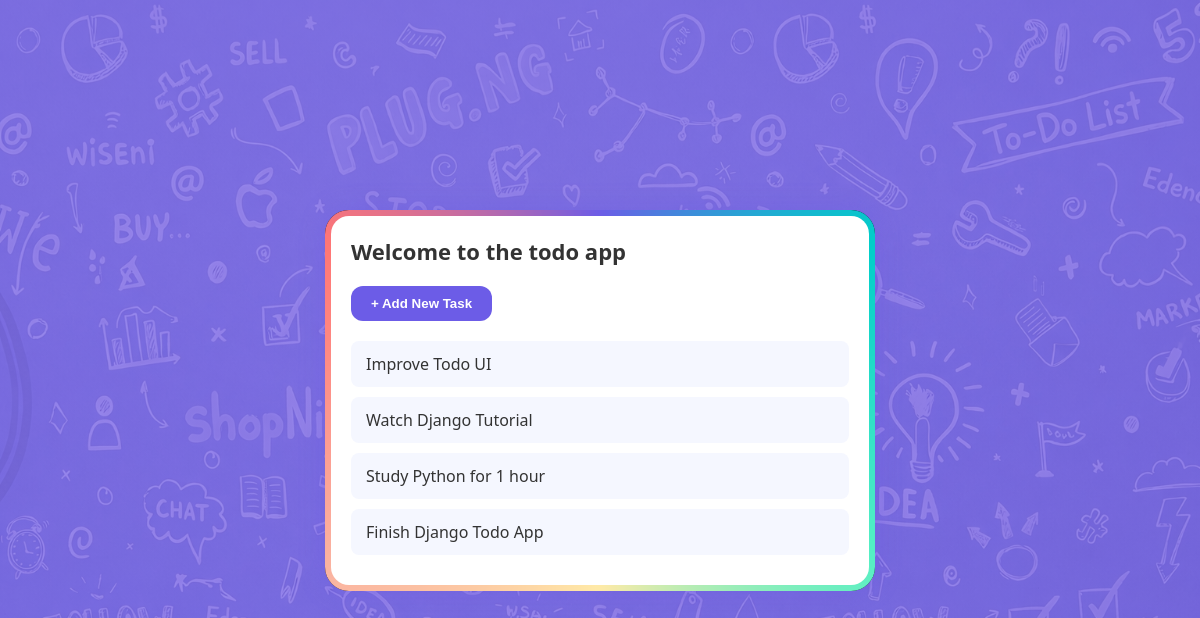
/todo/, run on the app's committed database.
### todo/models.py (models this page shows)
class todos(models.Model):
    title = models.CharField(max_length=255)
    description = models.TextField(blank=True)
    completed = models.BooleanField(default=False)
    created_at = models.DateTimeField(auto_now_add=True)

### todo/views.py (the view)
# urls.py: path('todo/', views.todo, name='todo'),
def todo(request):
    mytodos = todos.objects.all().values()
    template = loader.get_template('main.html')
    context = {
        'mytodos': mytodos,
    }
    return HttpResponse(template.render(context, request))

### todo/templates/main.html (shortened to what this page needs)
{% extends "master.html" %}
{% load static %}
{% block content %}
<div class="container">
    <div class="content">
        <p>Welcome to the todo app</p>
        <div class="header-action">
            <button id="show-form-btn" class="add-main-btn">+ Add New Task</button>
        </div>
        <ul>
            {% for x in mytodos %}
            <li><a href="details/{{x.id}}">{{x.title}}</li>
            {% endfor %}
        </ul>
    </div>
</div>
{% endblock %}

### todo/templates/master.html (shortened to what this page needs)
{% load static %}
<!DOCTYPE html>
<html>
<head>
    <link rel="stylesheet" href="{% static 'global.css' %}">
</head>
<body>
    {% block content %}
    {% endblock %}
</body>
</html>

### todolist/mystaticfiles/global.css (style rules this page uses)
* { margin: 0; padding: 0; box-sizing: border-box; }
body { font-family: "Segoe UI", Tahoma, Geneva, Verdana, sans-serif; background: linear-gradient(rgba(108, 92, 231, 0.7), rgba(108, 92, 231, 0.7)), url('ChatGPT Image Apr 4, 2026, 07_54_25 AM.png'); background-repeat: no-repeat; background-position: center center; background-attachment: fixed; background-size: cover; min-height: 100vh; display: flex; justify-content: center; align-items: center; }
.container { position: relative; width: 100%; max-width: 550px; margin: 20px auto; display: flex; padding: 6px; background: #000; border-radius: 24px; overflow: hidden; z-index: 0; box-shadow: 0 0 25px rgba(108, 92, 231, 0.4); }
.container::before { content: ''; position: absolute; width: 200%; height: 200%; top: -50%; left: -50%; background: conic-gradient(#6c5ce7, #00cec9, #55efc4, #ffeaa7, #fab1a0, #ff7675, #6c5ce7 ); animation: spin-led 3s linear infinite; filter: blur(5px); z-index: -1; }
.content { position: relative; width: 100%; background: #ffffff; padding: 20px; border-radius: 18px; z-index: 1; }
.container p { font-size: 22px; font-weight: bold; margin-bottom: 20px; color: #333; }
ul { list-style: none; }
li { background: #f5f7ff; padding: 12px 15px; margin-bottom: 10px; border-radius: 8px; transition: 0.2s ease; }
a { text-decoration: none; color: #333; font-weight: 500; display: block; }
.add-main-btn { background: #6c5ce7; color: white; border: none; padding: 10px 20px; border-radius: 12px; font-weight: 600; cursor: pointer; margin-bottom: 20px; transition: 0.3s; }

### data on the page
todos: title "Improve Todo UI"
todos: title "Watch Django Tutorial"
todos: title "Study Python for 1 hour"
todos: title "Finish Django Todo App"
